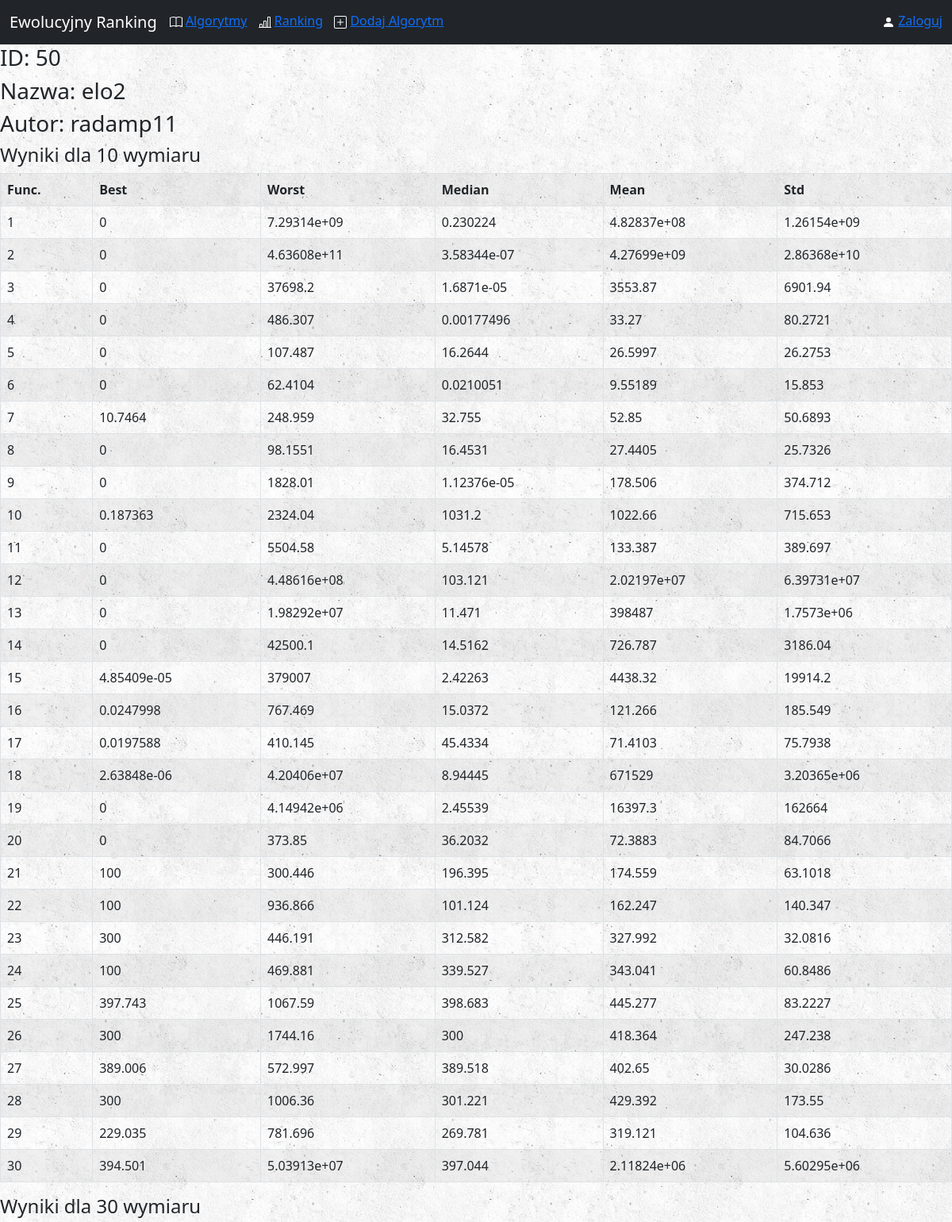
The app's page /algorithms/50/ (upper part) with its own data.
### algorithms/models.py (models this page shows, shortened)
class Algorithm(models.Model):
    name = models.CharField(max_length = 40, unique = True)
    author = models.CharField(max_length = 30)  # nick użytkownika serwisu
    alg_file = models.FileField(upload_to='zip_files/')
    counted = models.BooleanField(default = False)
    num_of_fun = models.IntegerField(default = 0)
    SE = models.FloatField(default = 0)
    score = models.FloatField(default = 0)

class Outcome(models.Model):
    algorithm = models.ForeignKey(Algorithm, on_delete = models.CASCADE)
    dimension = models.IntegerField()
    function = models.IntegerField()
    best = models.CharField(max_length = 30)
    worst = models.CharField(max_length = 30)
    median = models.CharField(max_length = 30)
    mean_float = models.FloatField()
    mean_str = models.CharField(max_length = 30)
    std = models.CharField(max_length = 30)

### algorithms/views.py (the view, shortened to what this page needs)
# urls.py: path('algorithms/<pk>/', views.DetailView.as_view(), name='detail'),
class DetailView(DetailView):
    model = Algorithm
    template_name = 'algorithms/detail.html'
    def get_object(self):
        alg = super().get_object()
        return alg

### algorithms/templates/algorithms/detail.html (shortened to what this page needs)
{% extends 'algorithms/base.html' %}
{% block body %}
{% load static %}
{% if algorithm.id is not None %}
    <h3>ID: {{ algorithm.id }} </h3>
    <h3>Nazwa: {{ algorithm.name }}  </h3>
    <h3>Autor: {{ algorithm.author }} </h3>
    {% for out in algorithm.outcome_set.all %}
        {% if out.function == 1 %}
            <table class="table table-striped table-hover table-bordered">
                <h4>Wyniki dla {{ out.dimension }} wymiaru</h4>
                    <tr class="table table-striped table-hover">
                        <th>Func.</th>
                        <th>Best</th>
                        <th>Worst</th>
                        <th>Median</th>
                        <th>Mean</th>
                        <th>Std</th>
                    </tr>
        {% endif %}
                <tr class="table table-striped table-hover">
                    <td>{{ out.function }}</td>
                    <td>{{ out.best }}</td>
                    <td>{{ out.worst }}</td>
                    <td>{{ out.median }}</td>
                    <td>{{ out.mean_str }}</td>
                    <td>{{ out.std }}</td>
                </tr>
        {% if out.function == algorithm.num_of_fun %}
            </table>
        {% endif %}
        {% endfor %}
{% else %}
    <h3>Coś poszło nie tak z dodaniem Twojego algorytmu.</h3>
    <h3>Upewnij się, że Twój plik .zip spełnia wymagania i spróbuj ponownie.</h3>
    <a href="{% url 'algorithms:home' %}">Wróć do strony głównej</a>
{% endif %}
{% endblock %}

### static/css/style.css (style rules this page uses)
body { background: white url("../images/background.png"); }

### records on screen
Algorithm: id "50", name "elo2", author "radamp11"
Outcome: dimension "10", function "1", best "0", worst "7.29314e+09", median "0.230224", mean_str "4.82837e+08", std "1.26154e+09"
Outcome: function "2", best "0", worst "4.63608e+11", median "3.58344e-07", mean_str "4.27699e+09", std "2.86368e+10"
Outcome: function "3", best "0", worst "37698.2", median "1.6871e-05", mean_str "3553.87", std "6901.94"
Outcome: function "4", best "0", worst "486.307", median "0.00177496", mean_str "33.27", std "80.2721"
Outcome: function "5", best "0", worst "107.487", median "16.2644", mean_str "26.5997", std "26.2753"
Outcome: function "6", best "0", worst "62.4104", median "0.0210051", mean_str "9.55189", std "15.853"
Outcome: function "7", best "10.7464", worst "248.959", median "32.755", mean_str "52.85", std "50.6893"
Outcome: function "8", best "0", worst "98.1551", median "16.4531", mean_str "27.4405", std "25.7326"
Outcome: function "9", best "0", worst "1828.01", median "1.12376e-05", mean_str "178.506", std "374.712"
Outcome: function "10", best "0.187363", worst "2324.04", median "1031.2", mean_str "1022.66", std "715.653"
Outcome: function "11", best "0", worst "5504.58", median "5.14578", mean_str "133.387", std "389.697"
Outcome: function "12", best "0", worst "4.48616e+08", median "103.121", mean_str "2.02197e+07", std "6.39731e+07"
Outcome: function "13", best "0", worst "1.98292e+07", median "11.471", mean_str "398487", std "1.7573e+06"
Outcome: function "14", best "0", worst "42500.1", median "14.5162", mean_str "726.787", std "3186.04"
Outcome: function "15", best "4.85409e-05", worst "379007", median "2.42263", mean_str "4438.32", std "19914.2"
Outcome: function "16", best "0.0247998", worst "767.469", median "15.0372", mean_str "121.266", std "185.549"
Outcome: function "17", best "0.0197588", worst "410.145", median "45.4334", mean_str "71.4103", std "75.7938"
Outcome: function "18", best "2.63848e-06", worst "4.20406e+07", median "8.94445", mean_str "671529", std "3.20365e+06"
Outcome: function "19", best "0", worst "4.14942e+06", median "2.45539", mean_str "16397.3", std "162664"
Outcome: function "20", best "0", worst "373.85", median "36.2032", mean_str "72.3883", std "84.7066"
Outcome: function "21", best "100", worst "300.446", median "196.395", mean_str "174.559", std "63.1018"
Outcome: function "22", best "100", worst "936.866", median "101.124", mean_str "162.247", std "140.347"
Outcome: function "23", best "300", worst "446.191", median "312.582", mean_str "327.992", std "32.0816"
Outcome: function "24", best "100", worst "469.881", median "339.527", mean_str "343.041", std "60.8486"
Outcome: function "25", best "397.743", worst "1067.59", median "398.683", mean_str "445.277", std "83.2227"
Outcome: function "26", best "300", worst "1744.16", median "300", mean_str "418.364", std "247.238"
Outcome: function "27", best "389.006", worst "572.997", median "389.518", mean_str "402.65", std "30.0286"
Outcome: function "28", best "300", worst "1006.36", median "301.221", mean_str "429.392", std "173.55"
Outcome: function "29", best "229.035", worst "781.696", median "269.781", mean_str "319.121", std "104.636"
Outcome: function "30", best "394.501", worst "5.03913e+07", median "397.044", mean_str "2.11824e+06", std "5.60295e+06"
Outcome: dimension "30"
